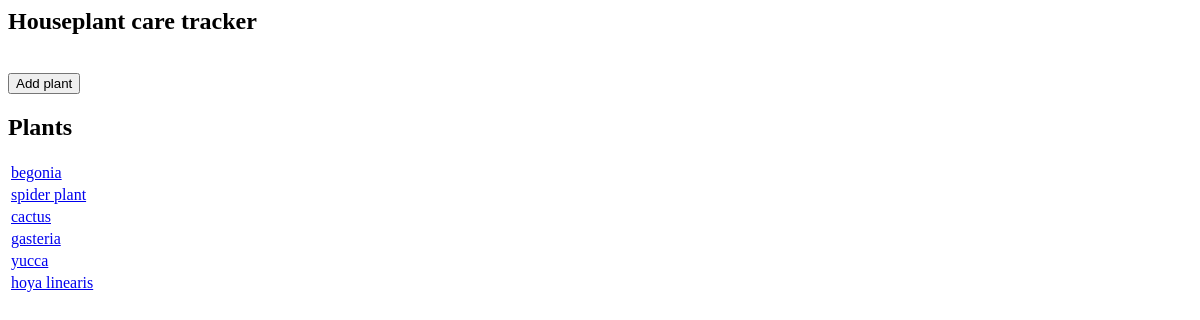
Page /home on the earlier database version.
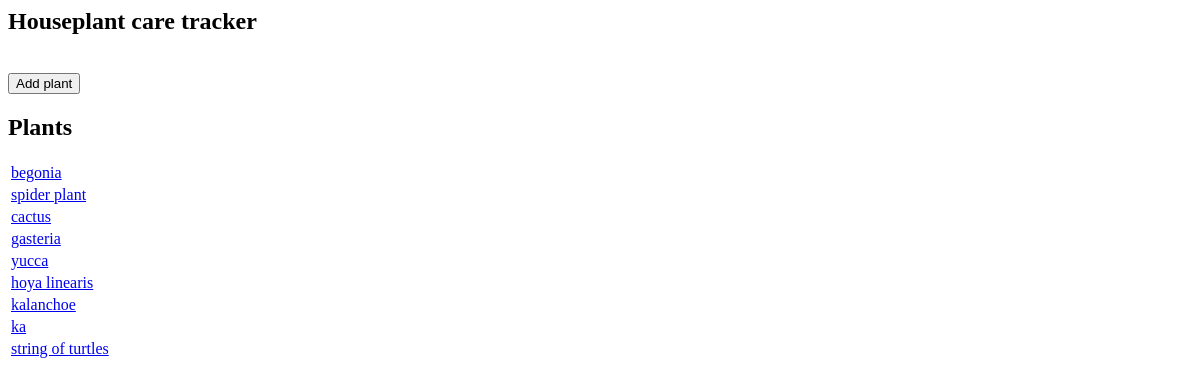
Same page on the later database version.
### add_plant.py (models this page shows, shortened)
class Houseplants(db.Model):
    id = db.Column(db.Integer, primary_key=True)
    houseplant_name = db.Column(db.String(45), nullable=False, unique = True)
    species = db.Column(db.String(45))
    family = db.Column(db.String(45))
    date_acquired = db.Column(db.Date)
    source = db.Column(db.String(45))
    waterings = db.relationship('Waterings', backref='houseplants')

### add_plant.py (the view)
@app.route("/")
@app.route("/home")
def home():
    plants = Houseplants.query.all()
    return render_template('home.html', plants=plants)

### templates/home.html (shortened to what this page needs)
<html>
    <head>
    </head>
    <body>
      <h2>Houseplant care tracker</h2>
      <br>
      <button onclick="location.href='add'" type="button">
        Add plant</button>
      <br>
    <h2>Plants</h2>
    <table>
      {% for plant in plants %}
        <tr>
          <td>
            <a href="{{ url_for('plant', plant_id=plant.id) }}"> {{ plant.houseplant_name }} </a>
          </td>
        </tr>
        {% endfor %}
    </table>
  </body>
</html>
    </body>
</html>

Differences in the rows shown:
added Houseplants: houseplant_name "kalanchoe"
added Houseplants: houseplant_name "ka"
added Houseplants: houseplant_name "string of turtles"
